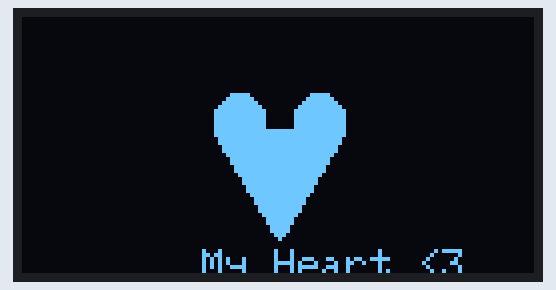
Bench run of a program on a simulated ESP32. Parts: 128×64 one-colour display.

Above: at 0.1 s.

The program:

main.cpp
```cpp
#include <Wire.h>
#include <Adafruit_GFX.h>
#include <Adafruit_SSD1306.h>

#define SCREEN_WIDTH 128
#define SCREEN_HEIGHT 64
#define OLED_RESET -1
#define SCREEN_ADDRESS 0x3C

Adafruit_SSD1306 display(SCREEN_WIDTH, SCREEN_HEIGHT, &Wire, OLED_RESET);

void setup() {
  if (!display.begin(SSD1306_SWITCHCAPVCC, SCREEN_ADDRESS)) {
    for (;;);
  }
  display.clearDisplay();

  // Heart shape using circles + triangle
  display.fillCircle(54, 25, 6, SSD1306_WHITE);
  display.fillCircle(74, 25, 6, SSD1306_WHITE);
  display.fillTriangle(48, 28, 80, 28, 64, 55, SSD1306_WHITE);

  // Text below
  display.setTextSize(1);
  display.setTextColor(SSD1306_WHITE);
  display.setCursor(45, 58);
  display.println("My Heart <3");

  display.display();
}

void loop() {}
```
